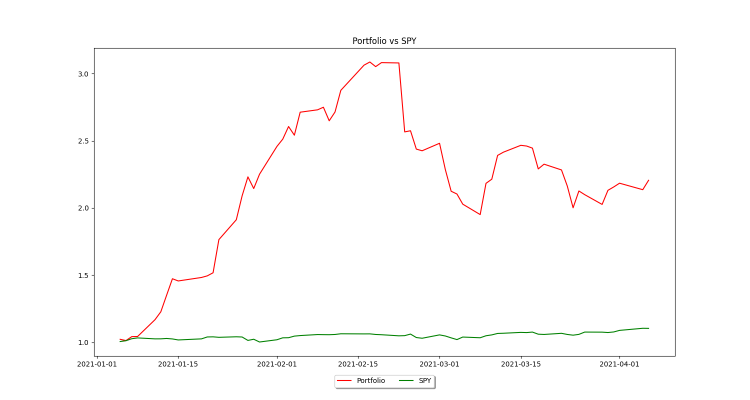
#> input picture figures/portfolio vs benchmark.png, 1500 x 800 px, found by its file name (shown at 1/2 size); its folder holds 2 pictures in this run
$ python to_pdf.py
#> lines starting #> are read from the running program, lines starting #| are printed output that depends on the picture
import os
from fpdf import FPDF
from PIL import Image

def get_concat_v(im1, im2):
    dst = Image.new('RGB', (im1.width, im1.height + im2.height))
    dst.paste(im1, (0, 0))
    dst.paste(im2, (0, im1.height))
    return dst

def main():
    #read all files from a given directory
    path = "./figures"
    imagelist = os.listdir(path)
    #print(imagelist)

    #Creating first pdf page image
    image1 = Image.open(path + '\\' + imagelist[0])
#> image1 is the input picture: PIL image 1500x800 RGBA; mean R, G, B, A 253.1, 252.4, 252.2, 255
    image2 = Image.open(path + '\\' + imagelist[1])
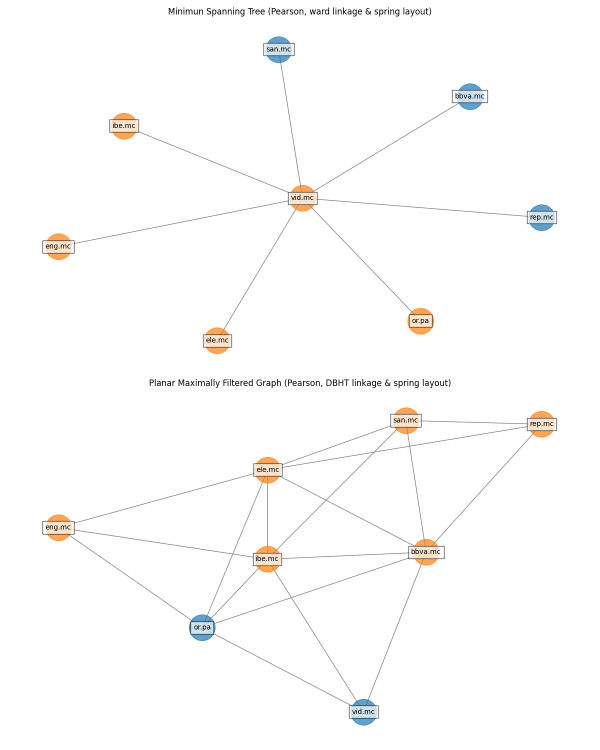
#> input picture figures/z_network_graph.png, 1200 x 1500 px, found by its file name (shown at 1/2 size)
#> image2 is the input picture: PIL image 1200x1500 RGBA; mean R, G, B, A 252.4, 251.9, 251.5, 255
    get_concat_v(image1, image2).save('./pdf/concat1.png')
#> in get_concat_v, `dst = Image.new('RGB', (im1.width, im1.height + im2.height))`: dst: PIL image 1500x2300 RGB; every value is 0
#> in get_concat_v, `dst.paste(im1, (0, 0))`:
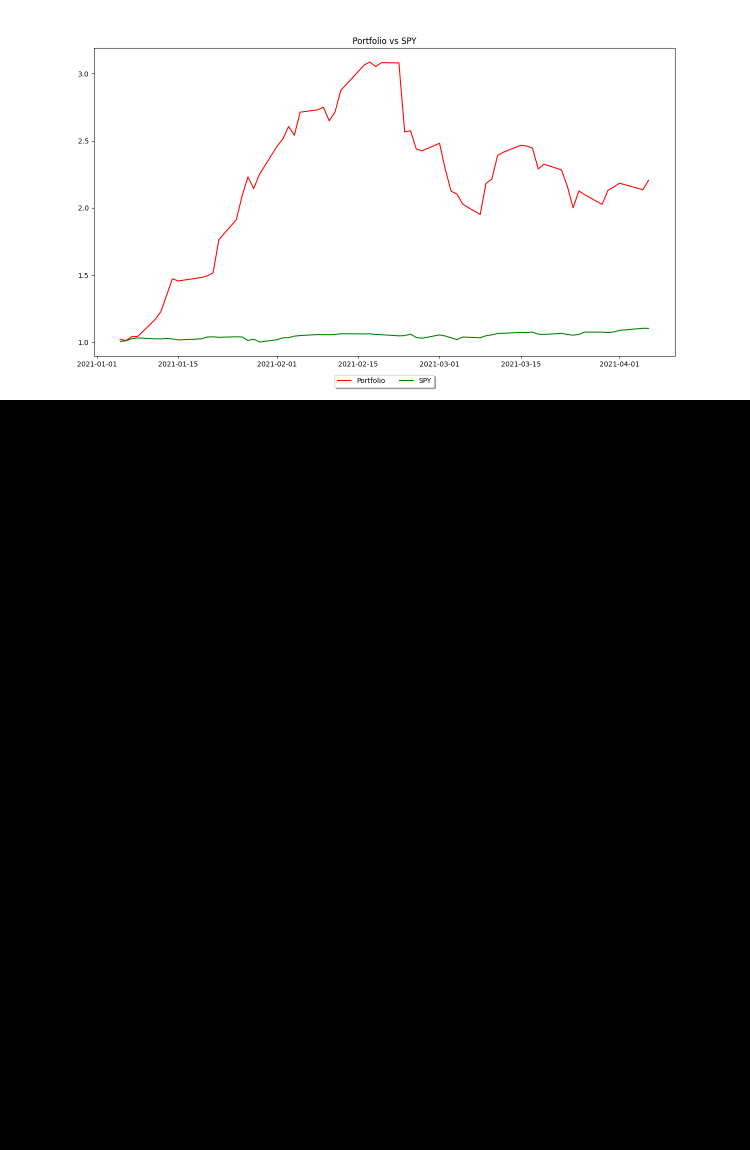
#> dst: PIL image 1500x2300 RGB (shown at 1/2 size); mean R, G, B 88, 87.8, 87.7
#> in get_concat_v, `dst.paste(im2, (0, im1.height))`:
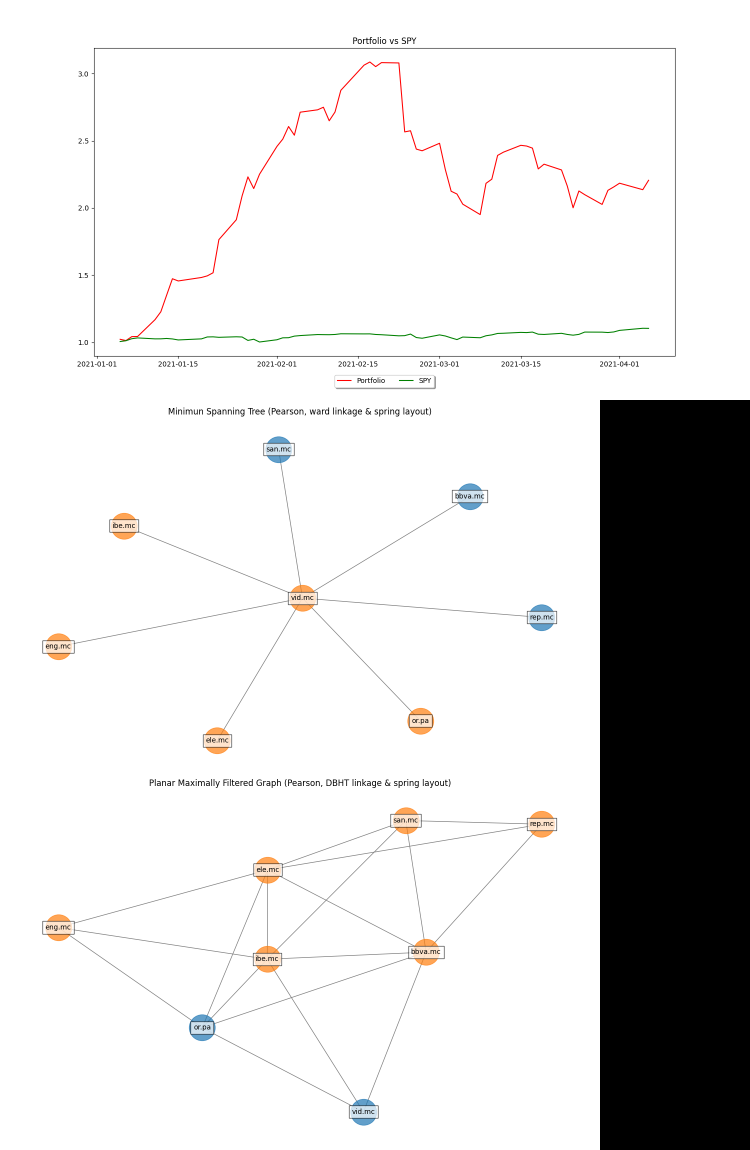
#> dst: PIL image 1500x2300 RGB (shown at 1/2 size); mean R, G, B 219.7, 219.2, 218.9

    #Creating second pdf page image
#> (the run stopped early here; a loop or call above may not have finished)
